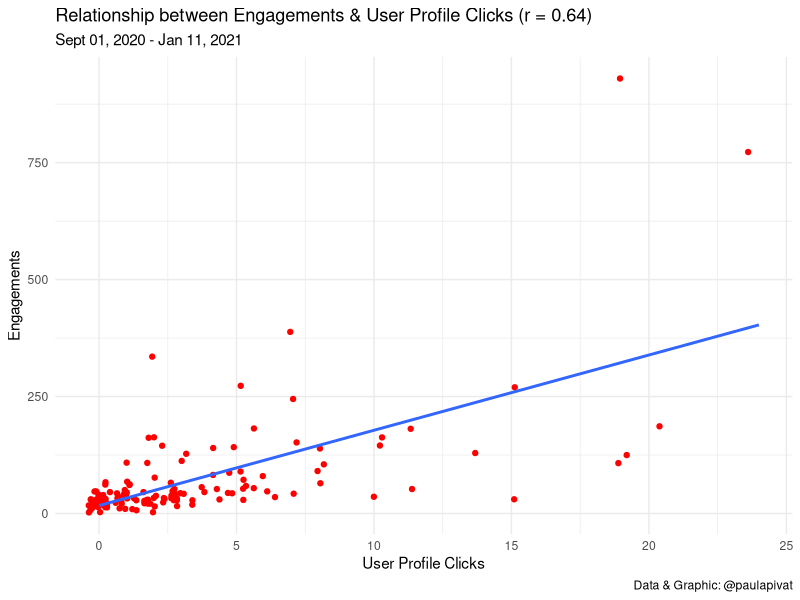
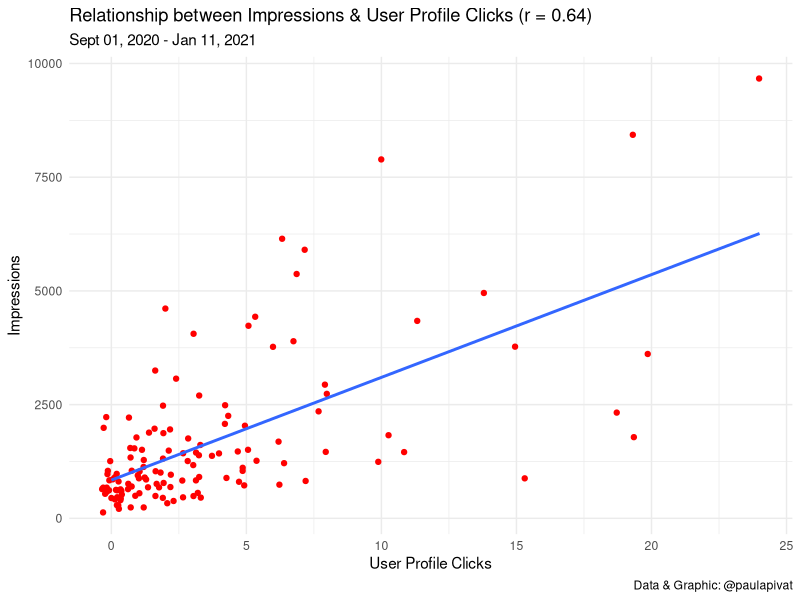
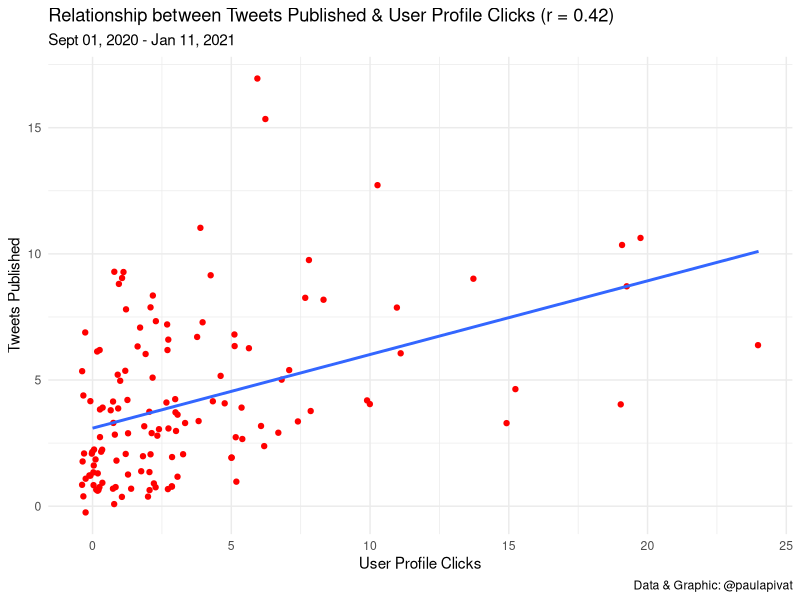
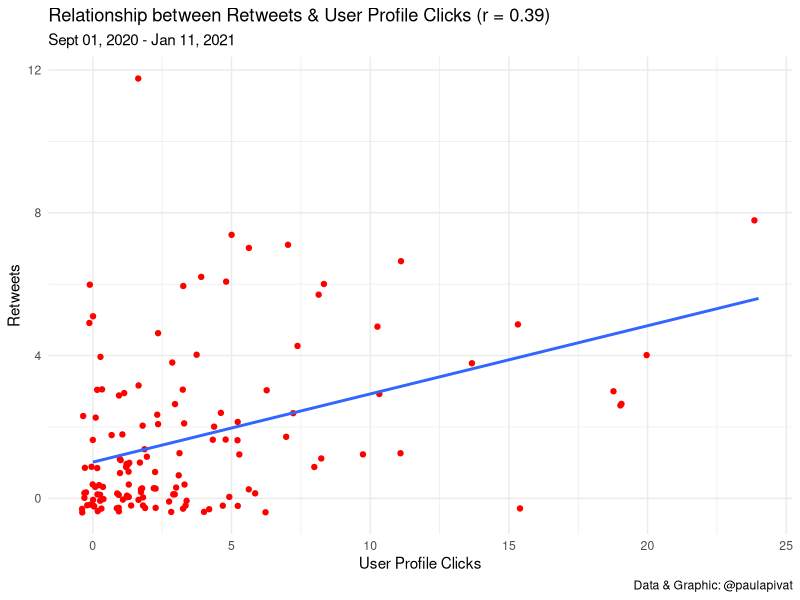
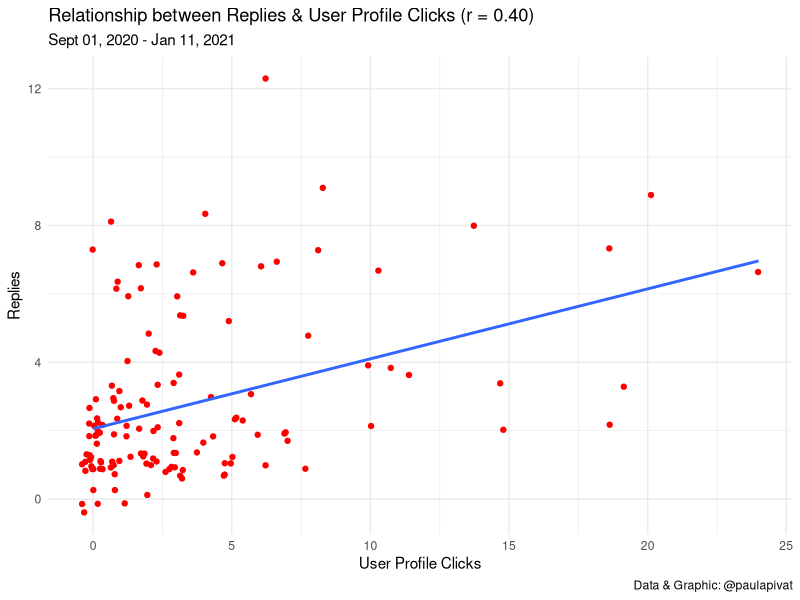
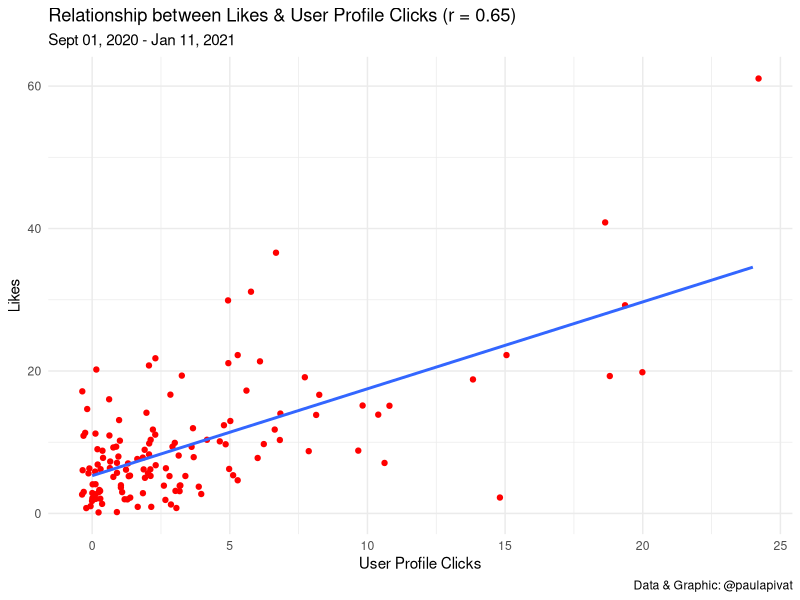
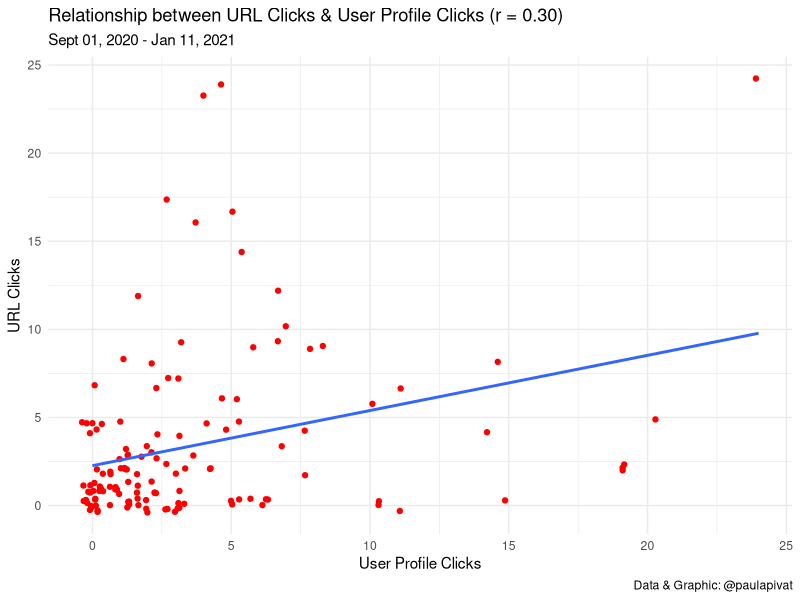
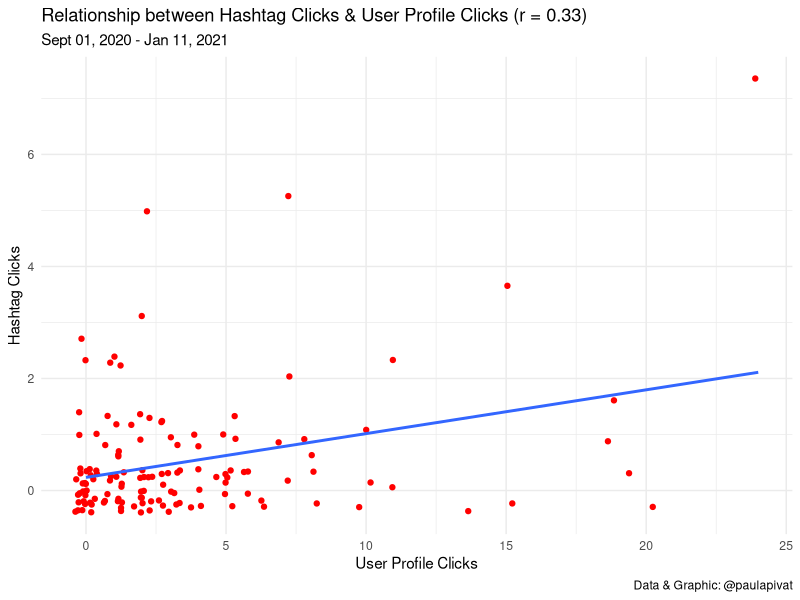

These figures' R source, in order:
library(tidyverse)
library(lubridate)

# load data from September to mid-January
df1 <- read_csv("./daily_tweet_activity/daily_tweet_activity_metrics_paulapivat_20200901_20201001_en.csv")
df2 <- read_csv("./daily_tweet_activity/daily_tweet_activity_metrics_paulapivat_20201001_20201101_en.csv")
df3 <- read_csv("./daily_tweet_activity/daily_tweet_activity_metrics_paulapivat_20201101_20201201_en.csv")
df4 <- read_csv("./daily_tweet_activity/daily_tweet_activity_metrics_paulapivat_20201201_20210101_en.csv")
df5 <- read_csv("./daily_tweet_activity/daily_tweet_activity_metrics_paulapivat_20210101_20210112_en.csv")

# combining ALL five dataframes into ONE by rows

df <- rbind(df1, df2, df3, df4, df5)

# USER PROFILE CLICKS ----

# Engagement (r = 0.64) ----
df %>%
    ggplot(aes(x = `user profile clicks`, y = engagements)) +
    geom_point(color = 'red', position = 'jitter') +
    geom_smooth(method = 'lm', se = FALSE) +
    theme_minimal() +
    labs(
        title = "Relationship between Engagements & User Profile Clicks (r = 0.64)",
        subtitle = "Sept 01, 2020 - Jan 11, 2021",
        y = "Engagements",
        x = "User Profile Clicks",
        caption = "Data & Graphic: @paulapivat"
    )

cor.test(x = df$`user profile clicks`, y = df$engagements)

# Impressions (r = 0.64) ----
df %>%
    ggplot(aes(x = `user profile clicks`, y = impressions)) +
    geom_point(color = 'red', position = 'jitter') +
    geom_smooth(method = 'lm', se = FALSE) +
    theme_minimal() +
    labs(
        title = "Relationship between Impressions & User Profile Clicks (r = 0.64)",
        subtitle = "Sept 01, 2020 - Jan 11, 2021",
        y = "Impressions",
        x = "User Profile Clicks",
        caption = "Data & Graphic: @paulapivat"
    )

cor.test(x = df$`user profile clicks`, y = df$impressions)

# Tweets Published (r = 0.42) ----
df %>%
    ggplot(aes(x = `user profile clicks`, y = `Tweets published`)) +
    geom_point(color = 'red', position = 'jitter') +
    geom_smooth(method = 'lm', se = FALSE) +
    theme_minimal() +
    labs(
        title = "Relationship between Tweets Published & User Profile Clicks (r = 0.42)",
        subtitle = "Sept 01, 2020 - Jan 11, 2021",
        y = "Tweets Published",
        x = "User Profile Clicks",
        caption = "Data & Graphic: @paulapivat"
    )

cor.test(x = df$`user profile clicks`, y = df$`Tweets published`)


# Retweets (r = 0.39) ----
df %>%
    ggplot(aes(x = `user profile clicks`, y = retweets)) +
    geom_point(color = 'red', position = 'jitter') +
    geom_smooth(method = 'lm', se = FALSE) +
    theme_minimal() +
    labs(
        title = "Relationship between Retweets & User Profile Clicks (r = 0.39)",
        subtitle = "Sept 01, 2020 - Jan 11, 2021",
        y = "Retweets",
        x = "User Profile Clicks",
        caption = "Data & Graphic: @paulapivat"
    )

cor.test(x = df$`user profile clicks`, y = df$retweets)

# Replies (r = 0.40) ----
df %>%
    ggplot(aes(x = `user profile clicks`, y = replies)) +
    geom_point(color = 'red', position = 'jitter') +
    geom_smooth(method = 'lm', se = FALSE) +
    theme_minimal() +
    labs(
        title = "Relationship between Replies & User Profile Clicks (r = 0.40)",
        subtitle = "Sept 01, 2020 - Jan 11, 2021",
        y = "Replies",
        x = "User Profile Clicks",
        caption = "Data & Graphic: @paulapivat"
    )

cor.test(x = df$`user profile clicks`, y = df$replies)

# Likes (r = 0.65) ----
df %>%
    ggplot(aes(x = `user profile clicks`, y = likes)) +
    geom_point(color = 'red', position = 'jitter') +
    geom_smooth(method = 'lm', se = FALSE) +
    theme_minimal() +
    labs(
        title = "Relationship between Likes & User Profile Clicks (r = 0.65)",
        subtitle = "Sept 01, 2020 - Jan 11, 2021",
        y = "Likes",
        x = "User Profile Clicks",
        caption = "Data & Graphic: @paulapivat"
    )

cor.test(x = df$`user profile clicks`, y = df$likes)

# URL Clicks (r = 0.30) ----
df %>%
    ggplot(aes(x = `user profile clicks`, y = `url clicks`)) +
    geom_point(color = 'red', position = 'jitter') +
    geom_smooth(method = 'lm', se = FALSE) +
    theme_minimal() +
    labs(
        title = "Relationship between URL Clicks & User Profile Clicks (r = 0.30)",
        subtitle = "Sept 01, 2020 - Jan 11, 2021",
        y = "URL Clicks",
        x = "User Profile Clicks",
        caption = "Data & Graphic: @paulapivat"
    )

cor.test(x = df$`user profile clicks`, y = df$`url clicks`)

# And Hashtag Clicks (r = 0.33) ----
df %>%
    ggplot(aes(x = `user profile clicks`, y = `hashtag clicks`)) +
    geom_point(color = 'red', position = 'jitter') +
    geom_smooth(method = 'lm', se = FALSE) +
    theme_minimal() +
    labs(
        title = "Relationship between Hashtag Clicks & User Profile Clicks (r = 0.33)",
        subtitle = "Sept 01, 2020 - Jan 11, 2021",
        y = "Hashtag Clicks",
        x = "User Profile Clicks",
        caption = "Data & Graphic: @paulapivat"
    )

cor.test(x = df$`user profile clicks`, y = df$`hashtag clicks`)

# Detail Expands (r = 0.64) ----
df %>%
    ggplot(aes(x = `user profile clicks`, y = `detail expands`)) +
    geom_point(color = 'red', position = 'jitter') +
    geom_smooth(method = 'lm', se = FALSE) +
    theme_minimal() +
    labs(
        title = "Relationship between Detail Expands & User Profile Clicks (r = 0.64)",
        subtitle = "Sept 01, 2020 - Jan 11, 2021",
        y = "Detail Expands",
        x = "User Profile Clicks",
        caption = "Data & Graphic: @paulapivat"
    )

cor.test(x = df$`user profile clicks`, y = df$`detail expands`)

# Media Views (r = 0.53) ----
df %>%
    ggplot(aes(x = `user profile clicks`, y = `media views`)) +
    geom_point(color = 'red', position = 'jitter') +
    geom_smooth(method = 'lm', se = FALSE) +
    theme_minimal() +
    labs(
        title = "Relationship between Media Views & User Profile Clicks (r = 0.53)",
        subtitle = "Sept 01, 2020 - Jan 11, 2021",
        y = "Media Views",
        x = "User Profile Clicks",
        caption = "Data & Graphic: @paulapivat"
    )

cor.test(x = df$`user profile clicks`, y = df$`media views`)

# Media Engagements (r = 0.54) ----
df %>%
    ggplot(aes(x = `user profile clicks`, y = `media engagements`)) +
    geom_point(color = 'red', position = 'jitter') +
    geom_smooth(method = 'lm', se = FALSE) +
    theme_minimal() +
    labs(
        title = "Relationship between Media Engagements & User Profile Clicks (r = 0.54)",
        subtitle = "Sept 01, 2020 - Jan 11, 2021",
        y = "Media Engagements",
        x = "User Profile Clicks",
        caption = "Data & Graphic: @paulapivat"
    )

cor.test(x = df$`user profile clicks`, y = df$`media engagements`)


# PIVOT LONGER ----
df %>%
    select(Date, `user profile clicks`, impressions, engagements, retweets, replies, likes) %>%
    pivot_longer(cols = 3:7, names_to = 'iv') %>%
    ggplot(aes(x = `user profile clicks`, y = value)) +
    geom_point(color = 'red', position = 'jitter') +
    geom_smooth(method = 'lm', se = FALSE) +
    facet_wrap(~iv, scales = 'free')
